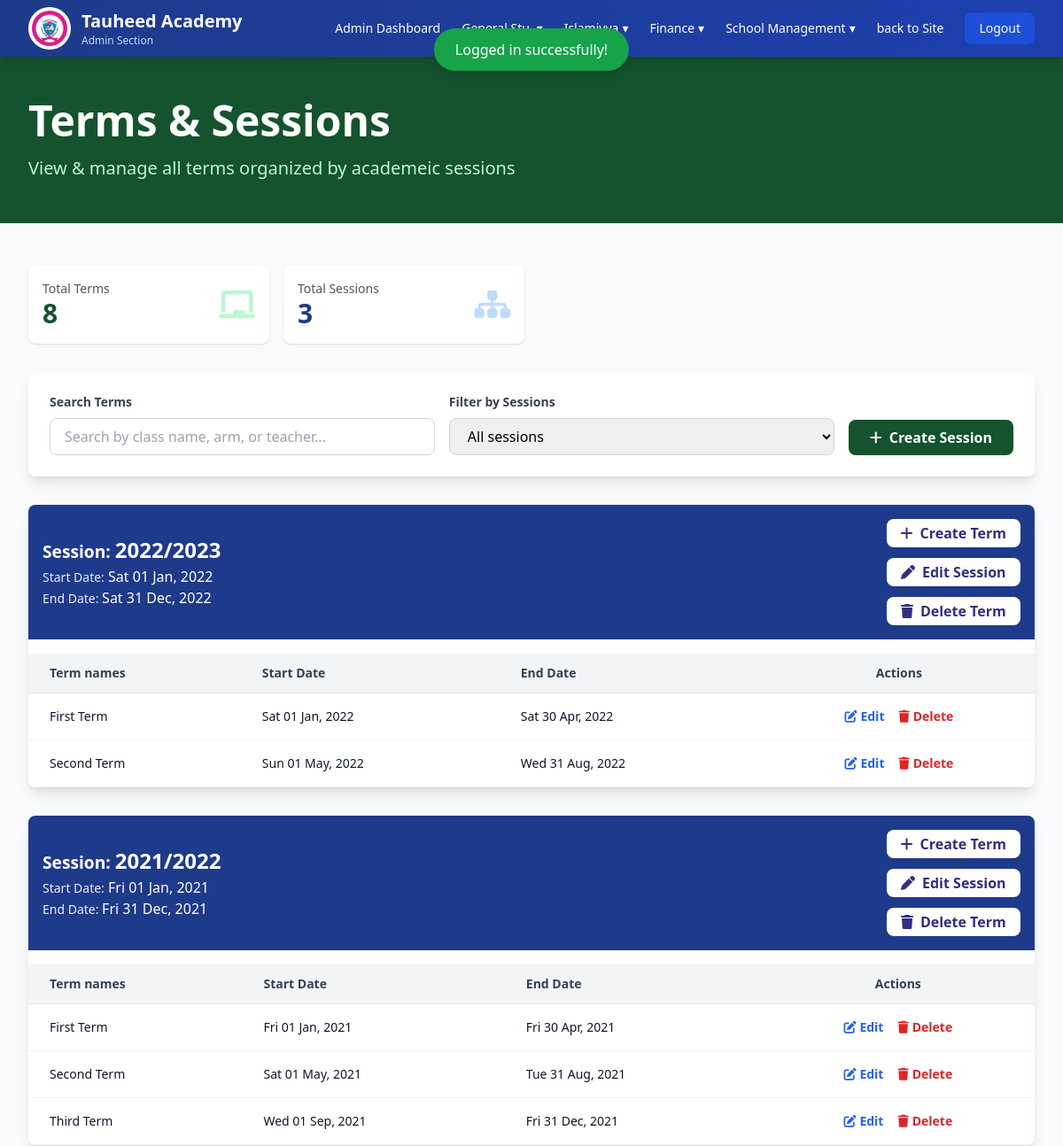
/pages/admin/term-session-management/index.php (signed in, upper part), run on an earlier commit of the app's database.
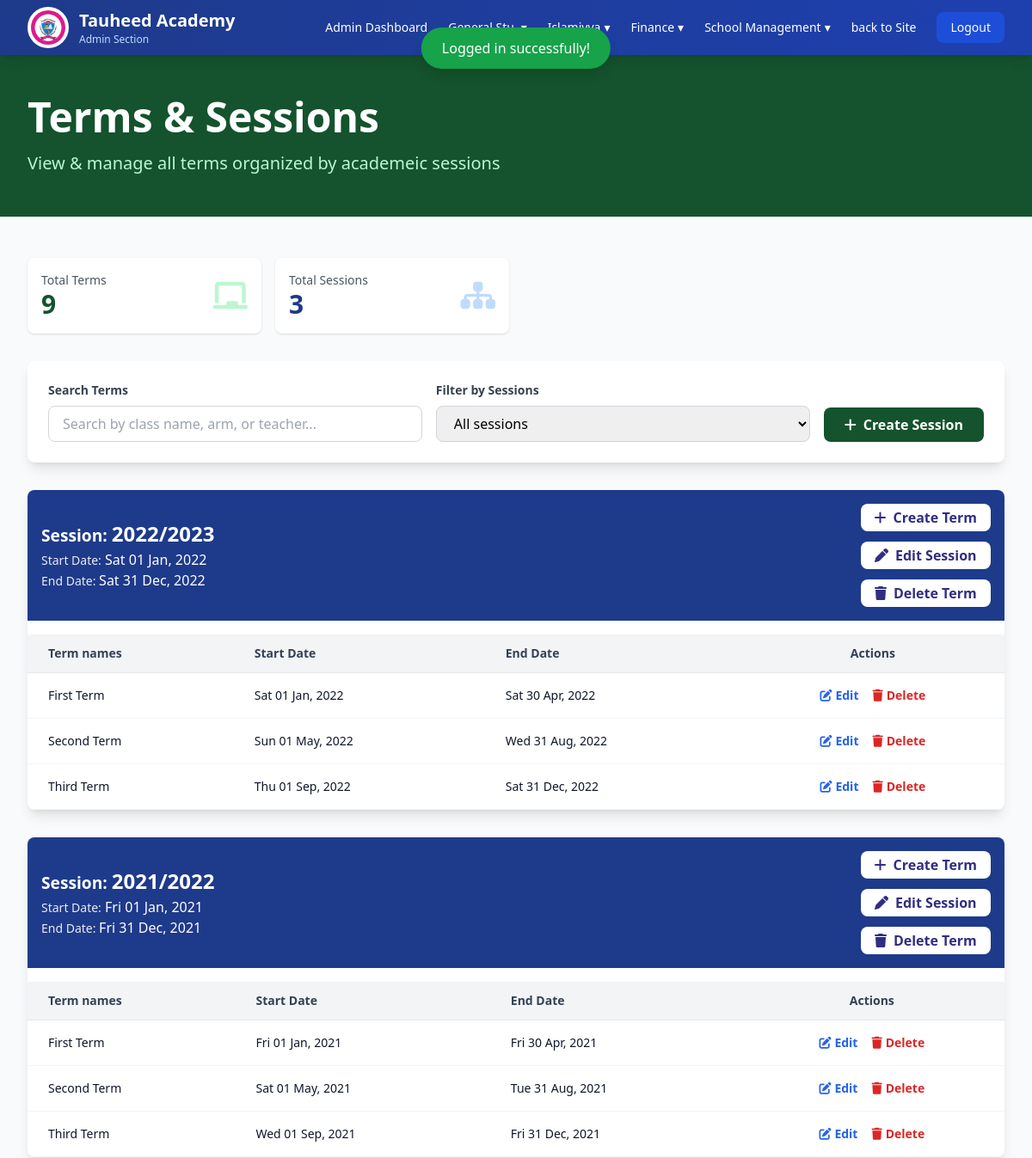
And on a later commit of the database.
### tables this page shows
CREATE TABLE `terms` (
  `id` int(11) NOT NULL,
  `name` varchar(100) NOT NULL,
  `session_id` int(11) NOT NULL,
  `start_date` date DEFAULT NULL,
  `end_date` date DEFAULT NULL,
  `status` enum('pending','ongoing','finished') DEFAULT 'pending',
  `created_at` timestamp NOT NULL DEFAULT current_timestamp(),
  `deleted_at` datetime DEFAULT NULL,
  `updated_at` timestamp NOT NULL DEFAULT current_timestamp() ON UPDATE current_timestamp()
);

### routes/functions.php (called while the page is built, shortened)
<?php
include(__DIR__ .  '/./web.php');
function route($name)
{
    global $routes, $baseUrl;
    if (isset($routes[$name])) {
        return $routes[$name]['url'];
    }
    return $baseUrl . "/index.php";
}
function countDataTotal($table, $haveActivity = false)
{
    global $pdo;
    $totalQuery = $pdo->query("SELECT COUNT(*) AS total FROM $table WHERE deleted_at IS NULL");
    $total = number_format($totalQuery->fetch(PDO::FETCH_ASSOC)['total']);
    return ['total' => $total];
}

### routes/web.php (called while the page is built, shortened)
<?php
$protocol = (!empty($_SERVER['HTTPS']) && $_SERVER['HTTPS'] !== 'off') ? "https" : "http";
$host = $_SERVER['HTTP_HOST'];
if ($host === 'localhost' || preg_match('/^192\.168\./', $host)) {
    $baseUrl = $protocol . "://" . $host . "/tauheed-academy-project";
} else {
    $baseUrl = $protocol . "://" . $host;
}

### pages/admin/term-session-management/index.php (the view, shortened to what the changed rows need)
<?php
include(__DIR__ . '/../../../includes/header.php');
$stmt = $pdo->prepare("
    SELECT
        sessions.id AS session_id,
        sessions.name AS session_name,
        sessions.start_date AS session_start_date,
        sessions.end_date AS session_end_date,
        terms.id AS term_id,
        terms.name AS term_name,
        terms.start_date AS term_start_date,
        terms.end_date AS term_end_date
    FROM sessions
    LEFT JOIN terms
        ON sessions.id = terms.session_id
        AND terms.deleted_at IS NULL
    WHERE sessions.deleted_at IS NULL
    ORDER BY sessions.created_at DESC
");
$stmt->execute();
$rows = $stmt->fetchAll(PDO::FETCH_ASSOC);
$sessions = [];
foreach ($rows as $row) {
    $sessionId = $row['session_id'];
    if (!isset($sessions[$sessionId])) {
        $sessions[$sessionId] = [
            'session_id'        => $row['session_id'],
            'session_name'      => $row['session_name'],
            'session_start_date' => $row['session_start_date'],
            'session_end_date'  => $row['session_end_date'],
            'terms'             => []
        ];
    }
    if (!empty($row['term_id'])) {
        $sessions[$sessionId]['terms'][] = [
            'term_id'        => $row['term_id'],
            'term_name'      => $row['term_name'],
            'term_start_date' => $row['term_start_date'],
            'term_end_date'  => $row['term_end_date']
        ];
    }
}
$termsCount    = countDataTotal('terms')['total'];
?>
<body class="bg-gray-50">
    <?php include(__DIR__ . '/../includes/admins-section-nav.php');  ?>
    <section class="bg-green-900 text-white py-12">
        <div class="max-w-7xl mx-auto px-4 sm:px-6 lg:px-8">
            <h1 class="text-4xl md:text-5xl font-bold mb-4">Terms & Sessions</h1>
        </div>
    </section>
    <section class="py-12 bg-gray-50">
        <div class="max-w-7xl mx-auto px-4 sm:px-6 lg:px-8">
            <div class="grid grid-cols-1 md:grid-cols-4 gap-4 mb-8">
                <div class="bg-white rounded-lg shadow p-4">
                    <div class="flex items-center justify-between">
                        <div>
                            <p class="text-gray-600 text-sm">Total Terms</p>
                            <p class="text-3xl font-bold text-green-900"><?= $termsCount ?></p>
                        </div>
                    </div>
                </div>
            </div>
            <div id="sessionsContainer" class="space-y-8">
                <?php foreach ($sessions as $session): ?>
                    <div class="session-container bg-white rounded-lg shadow-lg overflow-hidden" data-section="<?= $session['session_name'] ?>">
                        <div class="bg-blue-900 text-white p-4 flex items-center gap-3 flex items-center justify-between mb-4">
                            <div>
                                <h2 class="text-2xl font-bold"><small>Session: </small><?= $session['session_name'] ?></h2>
                                <p> <span class="text-sm opacity-90"> Start Date:</span> <span class=""><?= date('D d M, Y', strtotime($session['session_start_date']))  ?> </span></p>
                                <p><span class="text-sm opacity-90"> End Date: </span> <span class=""><?= date('D d M, Y', strtotime($session['session_end_date'])) ?></span></p>
                            </div>
                            <div class="flex flex-col items-center gap-3">
                                <a href="<?= route('create-term') . '?id=' . $session['session_id'] ?>" class="bg-white text-indigo-900 px-4 py-1 rounded-lg font-semibold hover:bg-indigo-100 transition">
                                    <i class="fas fa-plus mr-2"></i>Create Term
                                </a>
                                <a href="<?= route('update-session'); ?>?id=<?= $session['session_id'] ?>" class="bg-white text-indigo-900 px-4 py-1 rounded-lg font-semibold hover:bg-indigo-100 transition">
                                    <i class="fas fa-pen mr-2"></i>Edit Session
                                </a>
                                <a href="<?= route('delete-session') . '?id=' . $session['session_id'] ?>" class="bg-white text-indigo-900 px-4 py-1 rounded-lg font-semibold hover:bg-indigo-100 transition">
                                    <i class="fas fa-trash mr-2"></i>Delete Term
                                </a>
                            </div>
                        </div>
                        <div class="bg-white rounded-b-lg shadow-md overflow-x-auto">
                            <table class="w-full">
                                <thead>
                                    <tr class="bg-gray-100 border-b">
                                        <th class="px-6 py-3 text-left text-sm font-semibold text-slate-700">Term names</th>
                                        <th class="px-6 py-3 text-left text-sm font-semibold text-slate-700">Start Date</th>
                                        <th class="px-6 py-3 text-left text-sm font-semibold text-slate-700">End Date</th>
                                        <th class="px-6 py-3 text-center text-sm font-semibold text-slate-700">Actions</th>
                                    </tr>
                                </thead>
                                <tbody>
                                    <?php foreach ($session['terms'] as $term) :   ?>
                                        <tr
                                            class="class-item border-b border-slate-100 hover:bg-blue-50 transition subject-row whitespace-nowrap"
                                            data-class-name="<?= $term['term_name'] ?>">
                                            <td class="px-6 py-4 text-sm font-medium text-slate-900"><?= $term['term_name'] ?></td>
                                            <td class="px-6 py-4 text-sm font-medium text-slate-900"><?= date('D d M, Y', strtotime($term['term_start_date'])) ?></td>
                                            <td class="px-6 py-4 text-sm font-medium text-slate-900"><?= date('D d M, Y', strtotime($term['term_end_date'])) ?></td>
                                            <td class="px-6 py-4 text-sm text-slate-600">
                                                <div class="flex items-center justify-center gap-4">
                                                    <a href="<?= route('update-term') . '?id=' . $term['term_id'] ?>">
                                                        <button class="text-blue-600 hover:text-blue-900 font-semibold flex items-center gap-1">
                                                            <i class="fas fa-edit"></i> Edit
                                                        </button>
                                                    </a>
                                                    <a href="<?= route('delete-term') ?>?id=<?= $term['term_id'] ?>">
                                                        <button class="text-red-600 hover:text-red-900 font-semibold flex items-center gap-1">
                                                            <i class="fas fa-trash"></i> Delete
                                                        </button>
                                                    </a>
                                                </div v>
                                            </td>
                                        </tr>
                                    <?php endforeach; ?>
                                </tbody>
                            </table>
                        </div>
                    </div>
                <?php endforeach ?>
            </div>
        </div>
    </section>
</body>
</html>

What changed in the data, as far as the page shows it:
added terms: name "Third Term", start_date "Thu 01 Sep, 2022", end_date "Sat 31 Dec, 2022", shown under "2022/2023"
Also different on the page:
$termsCount: "8" → "9"
